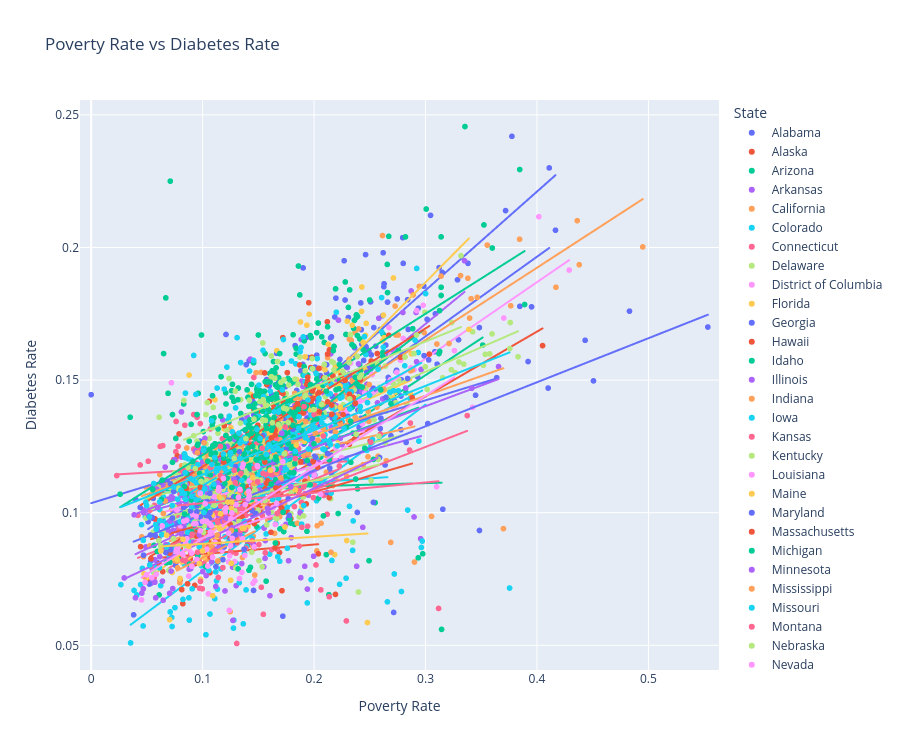

Notebook code for this chart:
### Markdown cell above
# Visualization 1 - Poverty Rate vs Diabetes Rate

**Poorer counties tend to have higher diabetes rates.**  

Each dot is a county, and each line shows the trend within one state. Click a state in the legend to hide it, or double-click to show only that state. Zoom in to explore the crowded area on the left.

### Code cell
df['PovertyRatePerc'] = df['PovertyRatePerc'].round(4)
df['DiabetesRate'] = df['DiabetesRate'].round(4)

fig = px.scatter(
    df,
    x = "PovertyRatePerc",
    y = "DiabetesRate",
    color = "State",
    hover_data = ['PovertyRatePerc', 'DiabetesRate'],
    trendline = "ols",
    title = "Poverty Rate vs Diabetes Rate",
    labels = {
        'PovertyRatePerc': 'Poverty Rate',
        'DiabetesRate': 'Diabetes Rate'
    },
    height = 750
)

x_min = df["PovertyRatePerc"].min()
x_max = df["PovertyRatePerc"].max()

y_min = df["DiabetesRate"].min()
y_max = df["DiabetesRate"].max()

fig.update_xaxes(range = [x_min - 0.01, x_max + 0.01])
fig.update_yaxes(range = [y_min - 0.01, y_max + 0.01])

fig.show()
